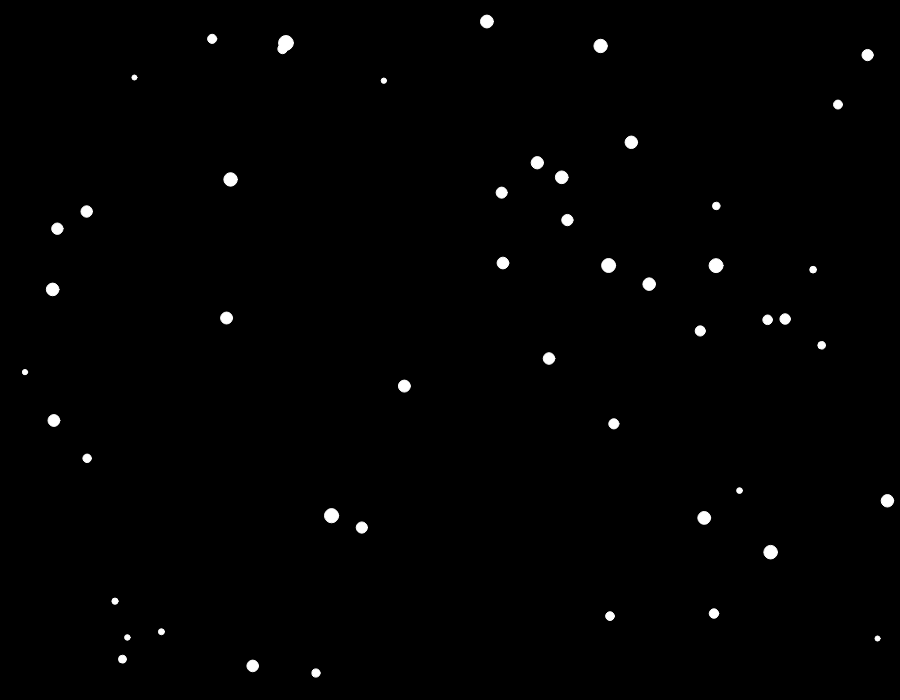
Frame 1 (no input)
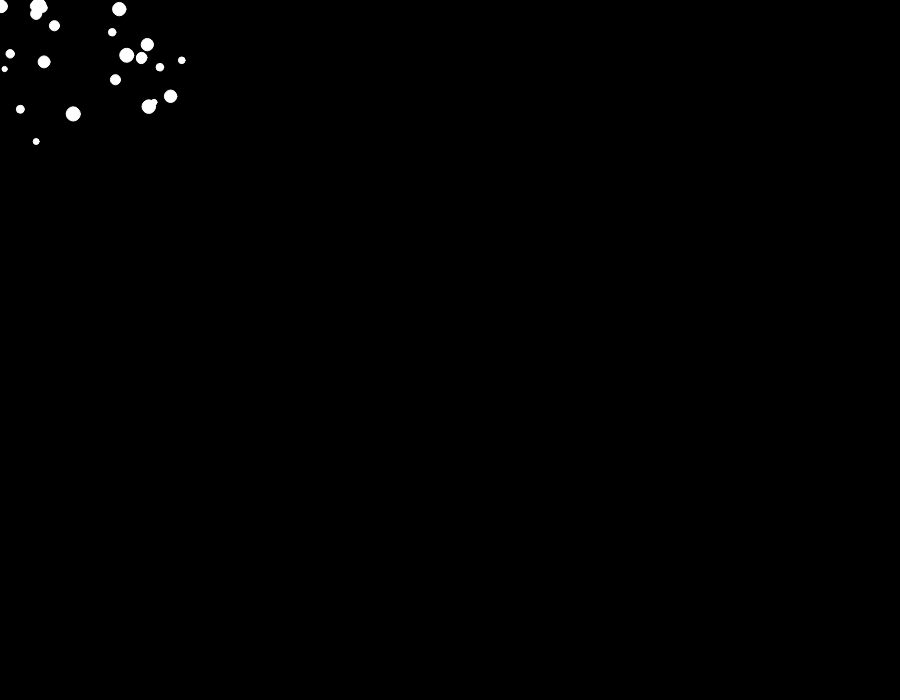
Frame 60 (no input)
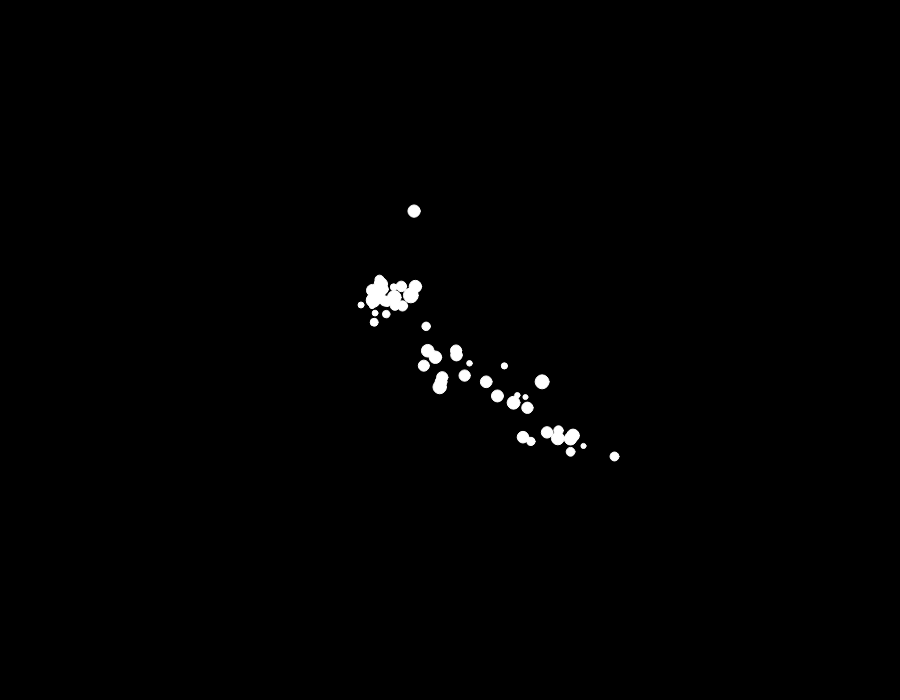
Frame 120 (the mouse pressed at the canvas centre since frame 60)

The p5.js sketch that drew these frames (run headless with seeded random() and noise() and a simulated clock; from frame 60 on, the mouse is pressed at the canvas centre):

// p5.js sketch
// ── sketch.js
"use strict";

var particles = [];
var DEBUG_MODE = false;

function setup() {
  createCanvas(900, 700);
  background(0);
  if (DEBUG_MODE) {
    frameRate(10);
  }
  for (var i = 0; i < 50; i++) {
    particles.push(new Particle(random(width), random(height)));
  }
}

function draw() {
  background(0);
  
  var mouseVector = createVector(mouseX, mouseY);
  
  for (var i = 0; i < particles.length; i++) {
    particles[i].acc = p5.Vector.sub(mouseVector, particles[i].pos);
    particles[i].update();
    particles[i].display();
  }
}


function mousePressed() {
  for (var i = 0; i < particles.length; i++) {
    particles[i].vel = createVector(random(-20,20), random(-20,20));
  }
}


class Particle {
  constructor(x, y) {
    this.pos = createVector(x, y);
    this.vel = createVector(0, 0);
    this.acc = createVector(0, 0);
    this.dia = random(5,15);
    this.accAdj = random(0.001, 0.05);
  }
  update() {
    this.acc.mult(this.accAdj);
    this.vel.mult(0.95);
    
    this.vel.add(this.acc);
    this.pos.add(this.vel);
  }
  display() {
    push();
    translate(this.pos.x, this.pos.y);
    stroke(255);
    fill(255);
    ellipse(0, 0, this.dia, this.dia);
    if (DEBUG_MODE) {
      line(0, 0, this.vel.x, this.vel.y);
      stroke(255, 0, 0);
      line(0, 0, this.acc.x * 5, this.acc.y * 5);
    }
    pop();
  }
}
